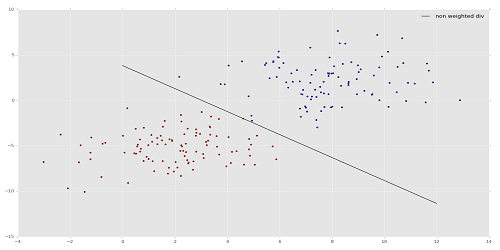
#> input picture OpenCv Tut_codes/mainsvmimage.png, 500 x 250 px, given in place of the camera
$ python tut9.py
#> lines starting #> are read from the running program, lines starting #| are printed output that depends on the picture; after the words box and inside, x2 and y2 are one past the last pixel; in counts of white or black regions, pixels touching at a corner belong together
import cv2
import numpy as np

cap = cv2.VideoCapture(0)

while (1):

    _, frame = cap.read()
#> frame is the input picture: shape (250, 500, 3); mean B, G, R 231.8, 231.6, 231.8
    hsv = cv2.cvtColor(frame, cv2.COLOR_BGR2HSV)
#> hsv: shape (250, 500, 3); mean H, S, V 1.4, 0.9, 232.1

    lower_red = np.array([30, 150, 50])
    upper_red = np.array([255, 255, 180])

    mask = cv2.inRange(hsv, lower_red, upper_red)
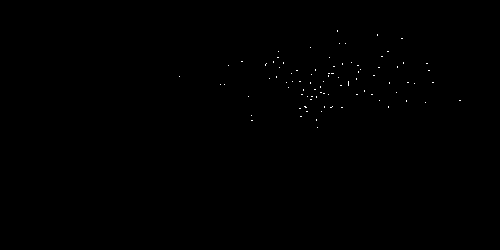
#> mask: shape (250, 500); 0.12% white in thin lines or dots, all inside (x1, y1, x2, y2) = (179, 30, 461, 128)
    res = cv2.bitwise_and(frame, frame, mask=mask)

    kernel = np.ones((5,5),np.uint8)
    erosion = cv2.erode(mask,kernel,iterations=1)
#> erosion: shape (250, 500); every value is 0
    dilation = cv2.dilate(mask,kernel,iterations=1)
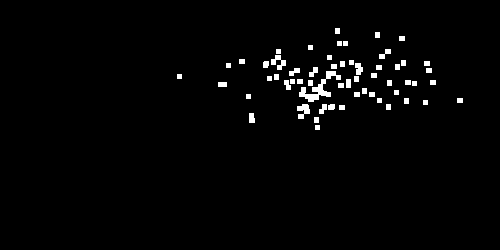
#> dilation: shape (250, 500); 1.9% white; 58 white regions, largest, box (x1, y1, x2, y2) and area: (299, 71, 341, 102) 392, (297, 104, 310, 119) 122, (271, 55, 286, 70) 113

    opening=cv2.morphologyEx(mask,cv2.MORPH_OPEN, kernel)
    closing=cv2.morphologyEx(mask,cv2.MORPH_CLOSE, kernel)

    # It is the difference between input image and Opening of the image
#> (the run stopped early here; a loop or call above may not have finished)
